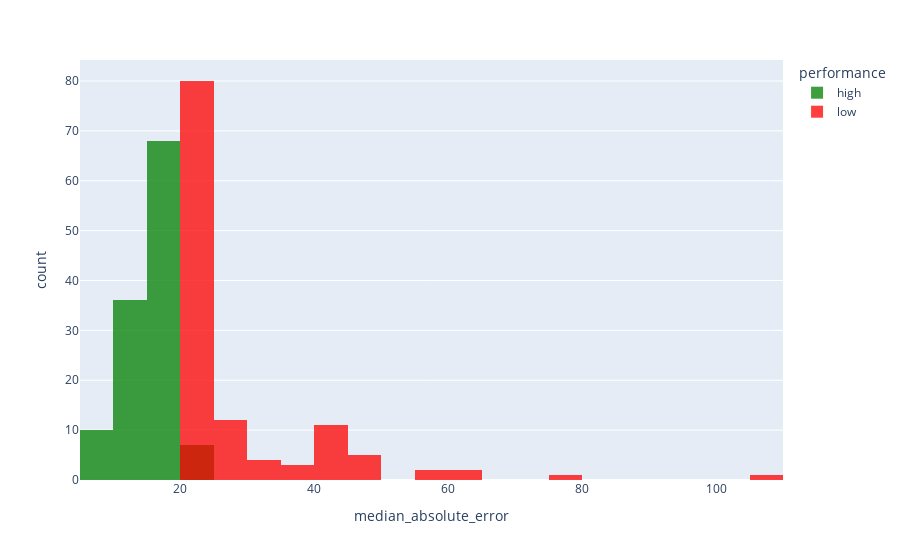

Notebook code for this chart:
### Code cell
df_mdae.sort_values(
    by='median_absolute_error',
    inplace=True
)

fig = px.histogram(
    df_mdae, x="median_absolute_error", 
    color='performance',
    color_discrete_map = {
        'low':'red',
        'high':'green',
    }
)
fig.update_layout(barmode='overlay')
fig.update_traces(opacity=0.75)
# fig.write_image("results/images/mdae_histogram.png")
fig.show()

### Figure 1 — Plotly figure (JSON) as saved in the notebook; plotly's stock layout.template omitted (floating-point values rounded to 4 significant figures)
{"data": [{"alignmentgroup": "True", "bingroup": "x", "hovertemplate": "performance=high<br>median_absolute_error=%{x}<br>count=%{y}<extra></extra>", "legendgroup": "high", "marker": {"color": "green", "pattern": {"shape": ""}}, "name": "high", "offsetgroup": "high", "opacity": 0.75, "orientation": "v", "showlegend": true, "type": "histogram", "x": [6.06, 8.0, 8.491, 8.503, 8.698, 9.224, 9.297, 9.627, 9.74, 9.966, 10.01, 10.44, 10.72, 11.08, 11.1, 11.23, 11.51, 11.92, 12.01, 12.13, 12.19, 12.26, 12.38, 12.53, 12.6, 12.65, 12.71, 12.72, 12.83, 12.85, 12.99, 13.01, 13.08, 13.09, 13.09, 13.19, 13.23, 13.25, 13.25, 13.54, 13.78, 13.89, 14.34, 14.51, 14.7, 14.76, 15.03, 15.2, 15.45, 15.5, 15.58, 15.61, 15.65, 15.7, 15.79, 15.9, 15.94, 15.96, 15.97, 15.99, 16.16, 16.16, 16.2, 16.21, 16.28, 16.28, 16.34, 16.49, 16.55, 16.57, 16.68, 16.75, 16.93, 16.98, 17.01, 17.06, 17.22, 17.43, 17.49, 17.5, 17.53, 17.54, 17.61, 17.72, 17.72, 17.74, 17.77, 17.87, 17.87, 18.34, 18.38, 18.43, 18.44, 18.44, 18.49, 18.62, 18.73, 18.85, 18.99, 19.06, 19.18, 19.23, 19.27, 19.45, 19.5, 19.65, 19.73, 19.74, 19.77, 19.89, 19.89, 19.89, 19.94, 19.97, 20.09, 20.1, 20.28, 20.29, 20.3, 20.31, 20.35], "xaxis": "x", "yaxis": "y"}, {"alignmentgroup": "True", "bingroup": "x", "hovertemplate": "performance=low<br>median_absolute_error=%{x}<br>count=%{y}<extra></extra>", "legendgroup": "low", "marker": {"color": "red", "pattern": {"shape": ""}}, "name": "low", "offsetgroup": "low", "opacity": 0.75, "orientation": "v", "showlegend": true, "type": "histogram", "x": [20.42, 20.45, 20.56, 20.66, 20.66, 20.75, 20.76, 20.78, 20.8, 20.82, 20.85, 21.0, 21.01, 21.05, 21.07, 21.14, 21.14, 21.36, 21.45, 21.54, 21.55, 21.56, 21.58, 21.59, 21.8, 21.86, 21.87, 21.92, 21.98, 21.98, 22.0, 22.0, 22.01, 22.13, 22.15, 22.27, 22.27, 22.27, 22.31, 22.39, 22.46, 22.57, 22.6, 22.64, 22.64, 22.81, 22.9, 22.97, 22.99, 23.07, 23.07, 23.09, 23.22, 23.28, 23.37, 23.39, 23.47, 23.49, 23.5, 23.51, 23.55, 23.59, 23.64, 23.66, 23.71, 23.72, 23.78, 23.8, 23.98, 24.06, 24.09, 24.19, 24.43, 24.46, 24.61, 24.68, 24.74, 24.78, 24.88, 25.0, 25.21, 25.36, 25.45, 25.46, 25.61, 26.21, 26.79, 26.81, 27.04, 27.86, 29.24, 29.6, 32.65, 33.43, 33.6, 34.32, 36.38, 38.08, 38.91, 40.07, 40.38, 40.66, 40.75, 40.81, 41.34, 41.35, 41.97, 42.55, 43.27, 43.44, 45.17, 46.54, 47.22, 47.37, 48.79, 56.1, 57.84, 60.07, 62.39, 77.51, 108.5], "xaxis": "x", "yaxis": "y"}], "layout": {"barmode": "overlay", "legend": {"title": {"text": "performance"}, "tracegroupgap": 0}, "margin": {"t": 60}, "xaxis": {"anchor": "y", "domain": [0, 1], "title": {"text": "median_absolute_error"}}, "yaxis": {"anchor": "x", "domain": [0, 1], "title": {"text": "count"}}}}
